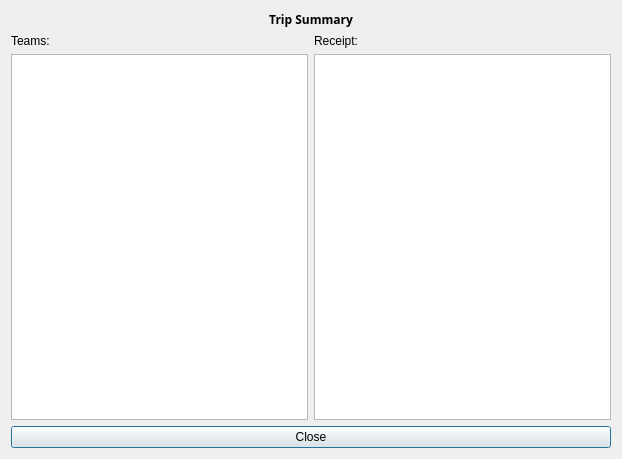
<?xml version="1.0" encoding="UTF-8"?>
<ui version="4.0">
 <class>tripSummary</class>
 <widget class="QDialog" name="tripSummary">
  <property name="geometry">
   <rect>
    <x>0</x>
    <y>0</y>
    <width>622</width>
    <height>459</height>
   </rect>
  </property>
  <property name="windowTitle">
   <string>Trip Summary</string>
  </property>
  <property name="windowIcon">
   <iconset resource="Resources.qrc">
    <normaloff>:/window_icons/windowicons/trip_summary.png</normaloff>:/window_icons/windowicons/trip_summary.png</iconset>
  </property>
  <layout class="QGridLayout" name="gridLayout">
   <item row="1" column="0">
    <widget class="QLabel" name="label_2">
     <property name="text">
      <string>Teams:</string>
     </property>
    </widget>
   </item>
   <item row="2" column="0" colspan="2">
    <widget class="QListWidget" name="teams"/>
   </item>
   <item row="2" column="2" colspan="2">
    <widget class="QTextBrowser" name="receipt"/>
   </item>
   <item row="3" column="0" colspan="4">
    <widget class="QPushButton" name="close">
     <property name="text">
      <string>Close</string>
     </property>
    </widget>
   </item>
   <item row="1" column="2">
    <widget class="QLabel" name="label_3">
     <property name="text">
      <string>Receipt:</string>
     </property>
    </widget>
   </item>
   <item row="0" column="0" colspan="4">
    <widget class="QLabel" name="label">
     <property name="font">
      <font>
       <family>Rockwell</family>
       <weight>75</weight>
       <bold>true</bold>
      </font>
     </property>
     <property name="text">
      <string>Trip Summary</string>
     </property>
     <property name="alignment">
      <set>Qt::AlignCenter</set>
     </property>
    </widget>
   </item>
  </layout>
 </widget>
 <resources>
  <include location="Resources.qrc"/>
 </resources>
 <connections/>
</ui>
